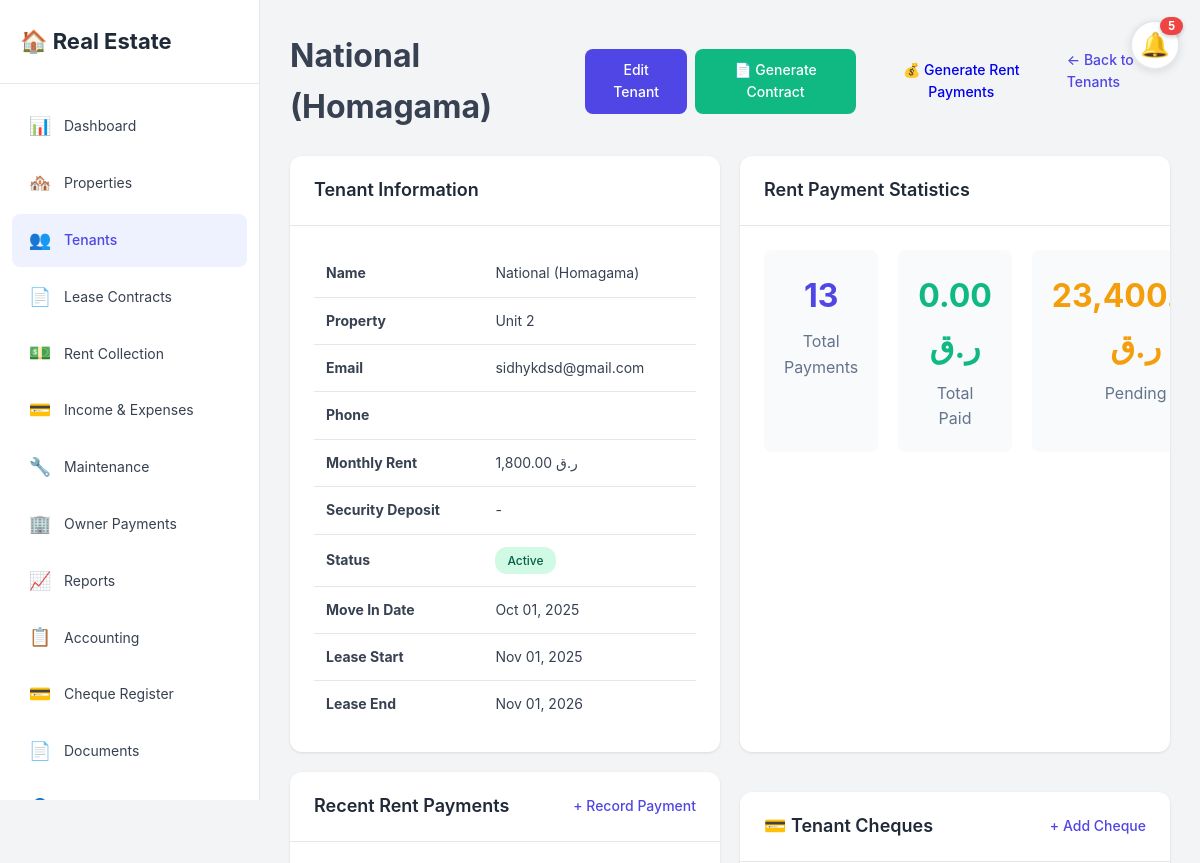
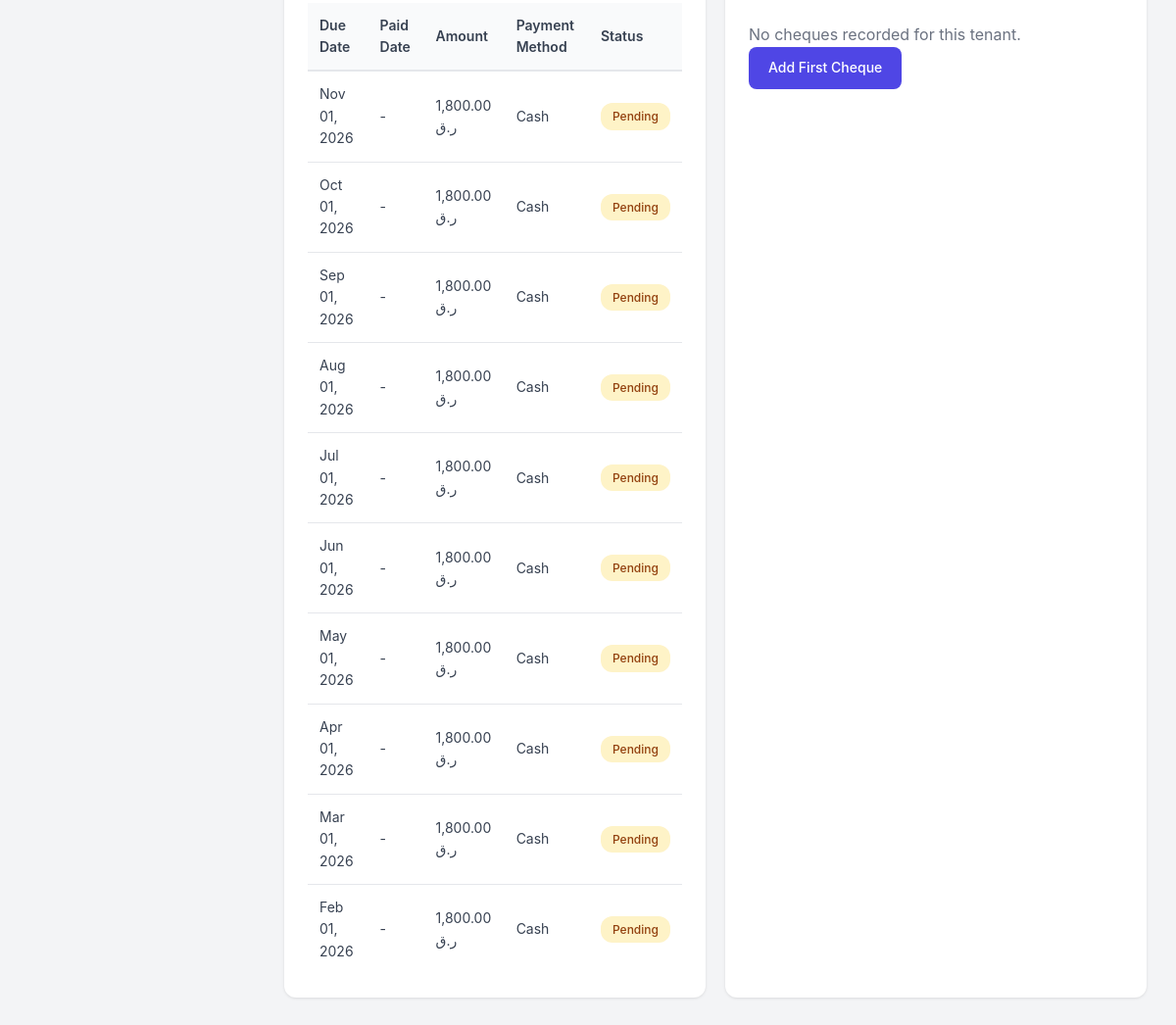
The app's page /tenants/view.php?id=2 (signed in) with its own data (2 pictures, top to bottom).
### tables this page shows
CREATE TABLE `tenants` (
  `id` int(11) NOT NULL,
  `property_id` int(11) DEFAULT NULL,
  `first_name` varchar(100) NOT NULL,
  `last_name` varchar(100) NOT NULL,
  `email` varchar(255) DEFAULT NULL,
  `phone` varchar(20) DEFAULT NULL,
  `alternate_phone` varchar(20) DEFAULT NULL,
  `qatar_id` varchar(20) DEFAULT NULL,
  `move_in_date` date DEFAULT NULL,
  `move_out_date` date DEFAULT NULL,
  `lease_start` date DEFAULT NULL,
  `lease_end` date DEFAULT NULL,
  `monthly_rent` decimal(10,2) NOT NULL,
  `security_deposit` decimal(10,2) DEFAULT NULL,
  `status` enum('Active','Past','Pending') DEFAULT 'Active',
  `emergency_contact_name` varchar(100) DEFAULT NULL,
  `emergency_contact_phone` varchar(20) DEFAULT NULL,
  `notes` text DEFAULT NULL,
  `created_at` timestamp NOT NULL DEFAULT current_timestamp(),
  `updated_at` timestamp NOT NULL DEFAULT current_timestamp() ON UPDATE current_timestamp()
);

CREATE TABLE `properties` (
  `id` int(11) NOT NULL,
  `user_id` int(11) NOT NULL,
  `parent_property_id` int(11) DEFAULT NULL,
  `unit_name` varchar(100) DEFAULT NULL,
  `is_unit` tinyint(1) DEFAULT 0,
  `owner_name` varchar(255) DEFAULT NULL,
  `owner_contact` varchar(255) DEFAULT NULL,
  `owner_email` varchar(255) DEFAULT NULL,
  `owner_phone` varchar(20) DEFAULT NULL,
  `monthly_rent_to_owner` decimal(10,2) DEFAULT 0.00,
  `property_name` varchar(255) NOT NULL,
  `address` varchar(500) NOT NULL,
  `city` varchar(100) NOT NULL,
  `state` varchar(100) DEFAULT NULL,
  `zip_code` varchar(20) DEFAULT NULL,
  `country` varchar(100) DEFAULT 'Qatar',
  `property_type` enum('Apartment','House','Condo','Townhouse','Commercial','Other') NOT NULL,
  `bedrooms` int(11) DEFAULT NULL,
  `bathrooms` decimal(3,1) DEFAULT NULL,
  `square_feet` int(11) DEFAULT NULL,
  `purchase_price` decimal(12,2) DEFAULT NULL,
  `current_value` decimal(12,2) DEFAULT NULL,
  `purchase_date` date DEFAULT NULL,
  `default_rent` decimal(10,2) DEFAULT 0.00,
  `status` enum('Vacant','Occupied','Under Maintenance') DEFAULT 'Vacant',
  `notes` text DEFAULT NULL,
  `created_at` timestamp NOT NULL DEFAULT current_timestamp(),
  `updated_at` timestamp NOT NULL DEFAULT current_timestamp() ON UPDATE current_timestamp()
);

CREATE TABLE `rent_payments` (
  `id` int(11) NOT NULL,
  `tenant_id` int(11) NOT NULL,
  `property_id` int(11) NOT NULL,
  `amount` decimal(10,2) NOT NULL,
  `due_date` date NOT NULL,
  `paid_date` date DEFAULT NULL,
  `cheque_number` varchar(50) DEFAULT NULL,
  `payment_method` enum('Cash','Check','Cheque','Bank Transfer','Credit Card','Online','Other') DEFAULT 'Cash',
  `status` enum('Pending','Paid','Overdue','Partial') DEFAULT 'Pending',
  `reference_number` varchar(100) DEFAULT NULL,
  `notes` text DEFAULT NULL,
  `created_at` timestamp NOT NULL DEFAULT current_timestamp(),
  `updated_at` timestamp NOT NULL DEFAULT current_timestamp() ON UPDATE current_timestamp()
);

### tenants/view.php (the view, shortened to what the rows shown need)
<?php
require_once '../config/config.php';
$conn = getDBConnection();
$user_id = getCurrentUserId();
$tenant_id = intval($_GET['id']);
$tenant = $conn->query("SELECT t.*, p.property_name, p.address
    FROM tenants t
    INNER JOIN properties p ON t.property_id = p.id
    WHERE t.id = $tenant_id AND p.user_id = $user_id")->fetch_assoc();
$rent_payments = $conn->query("SELECT * FROM rent_payments WHERE tenant_id = $tenant_id ORDER BY due_date DESC LIMIT 10");
$check_cheque_table = $conn->query("SHOW TABLES LIKE 'tenant_cheques'");
$has_cheque_table = $check_cheque_table->num_rows > 0;
$tenant_cheques = null;
if ($has_cheque_table) {
    $tenant_cheques = $conn->query("SELECT tc.* FROM tenant_cheques tc
        WHERE tc.tenant_id = $tenant_id
        ORDER BY tc.deposit_date ASC, tc.cheque_date ASC");
}
include '../includes/header.php';
?>
<div class="page-actions">
    <h1><?php echo htmlspecialchars($tenant['first_name'] . ' ' . $tenant['last_name']); ?></h1>
    <div style="display: flex; gap: 8px;">
        <a href="edit.php?id=<?php echo $tenant['id']; ?>" class="btn btn-primary">Edit Tenant</a>
        <a href="../contracts/index.php?tenant_id=<?php echo $tenant['id']; ?>" class="btn btn-success">📄 Generate Contract</a>
        <?php if ($tenant['status'] == 'Active' && !empty($tenant['lease_start'])): ?>
            <a href="?id=<?php echo $tenant['id']; ?>&generate_rent=1" class="btn btn-info" onclick="return confirm('This will generate rent payments for all months from lease start<?php echo !empty($tenant['lease_end']) ? ' to lease end' : ' (up to 12 months from now)'; ?>, including past months. Continue?');">💰 Generate Rent Payments</a>
        <?php endif; ?>
        <a href="index.php" class="btn-link">← Back to Tenants</a>
    </div>
</div>
<div class="dashboard-grid">
    <div class="content-card">
        <div class="card-header">
            <h2>Tenant Information</h2>
        </div>
        <div class="card-body">
            <table class="data-table">
                <tr>
                    <td><strong>Name</strong></td>
                    <td><?php echo htmlspecialchars($tenant['first_name'] . ' ' . $tenant['last_name']); ?></td>
                </tr>
                <tr>
                    <td><strong>Property</strong></td>
                    <td><?php echo htmlspecialchars($tenant['property_name']); ?></td>
                </tr>
                <tr>
                    <td><strong>Email</strong></td>
                    <td><?php echo htmlspecialchars($tenant['email'] ?? '-'); ?></td>
                </tr>
                <tr>
                    <td><strong>Monthly Rent</strong></td>
                    <td><?php echo formatCurrency($tenant['monthly_rent']); ?></td>
                </tr>
                <tr>
                    <td>
                        <span class="badge badge-<?php echo $tenant['status'] == 'Active' ? 'success' : 'info'; ?>">
                            <?php echo htmlspecialchars($tenant['status']); ?>
                        </span>
                    </td>
                </tr>
                <tr>
                    <td><strong>Move In Date</strong></td>
                    <td><?php echo formatDate($tenant['move_in_date'] ?? ''); ?></td>
                </tr>
                <tr>
                    <td><strong>Lease Start</strong></td>
                    <td><?php echo formatDate($tenant['lease_start'] ?? ''); ?></td>
                </tr>
                <tr>
                    <td><strong>Lease End</strong></td>
                    <td><?php echo formatDate($tenant['lease_end'] ?? ''); ?></td>
                </tr>
            </table>
        </div>
    </div>
    <div class="content-card">
        <div class="card-header">
            <h2>Rent Payment Statistics</h2>
        </div>
    </div>
    <div class="content-card">
        <div class="card-header">
            <h2>Recent Rent Payments</h2>
        </div>
        <div class="card-body">
            <?php if ($rent_payments && $rent_payments->num_rows > 0): ?>
                <div class="table-responsive">
                    <table class="data-table">
                        <thead>
                            <tr>
                                <th>Due Date</th>
                                <th>Paid Date</th>
                                <th>Amount</th>
                                <th>Payment Method</th>
                                <th>Status</th>
                            </tr>
                        </thead>
                        <tbody>
                            <?php
                            $rent_payments->data_seek(0);
                            while ($payment = $rent_payments->fetch_assoc()): ?>
                                <tr>
                                    <td><?php echo formatDate($payment['due_date']); ?></td>
                                    <td><?php echo $payment['paid_date'] ? formatDate($payment['paid_date']) : '-'; ?></td>
                                    <td><?php echo formatCurrency($payment['amount']); ?></td>
                                    <td><?php echo htmlspecialchars($payment['payment_method'] ?? '-'); ?></td>
                                    <td>
                                        <span class="badge badge-<?php echo $payment['status'] == 'Paid' ? 'success' : ($payment['status'] == 'Overdue' ? 'danger' : 'warning'); ?>">
                                            <?php echo htmlspecialchars($payment['status']); ?>
                                        </span>
                                    </td>
                                </tr>
                            <?php endwhile; ?>
                        </tbody>
                    </table>
                </div>
            <?php else: ?>
                <p class="text-muted">No rent payments recorded.</p>
            <?php endif; ?>
        </div>
    </div>
    <?php if ($has_cheque_table && $tenant_cheques): ?>
    <div class="content-card mt-20">
        <div class="card-header">
            <h2>💳 Tenant Cheques</h2>
        </div>
    </div>
    <?php endif; ?>
</div>
<?php include '../includes/footer.php'; ?>

### records on screen
tenants: first_name+last_name "National (Homagama)", property.property_name "Unit 2", email "sidhykdsd@gmail.com", monthly_rent "1,800.00 ر.ق", status "Active", move_in_date "Oct 01, 2025", lease_start "Nov 01, 2025", lease_end "Nov 01, 2026"
rent_payments: due_date "Nov 01, 2026", amount "1,800.00 ر.ق", payment_method "Cash", status "Pending"
rent_payments: due_date "Oct 01, 2026", amount "1,800.00 ر.ق", payment_method "Cash", status "Pending"
rent_payments: due_date "Sep 01, 2026", amount "1,800.00 ر.ق", payment_method "Cash", status "Pending"
rent_payments: due_date "Aug 01, 2026", amount "1,800.00 ر.ق", payment_method "Cash", status "Pending"
rent_payments: due_date "Jul 01, 2026", amount "1,800.00 ر.ق", payment_method "Cash", status "Pending"
rent_payments: due_date "Jun 01, 2026", amount "1,800.00 ر.ق", payment_method "Cash", status "Pending"
rent_payments: due_date "May 01, 2026", amount "1,800.00 ر.ق", payment_method "Cash", status "Pending"
rent_payments: due_date "Apr 01, 2026", amount "1,800.00 ر.ق", payment_method "Cash", status "Pending"
rent_payments: due_date "Mar 01, 2026", amount "1,800.00 ر.ق", payment_method "Cash", status "Pending"
rent_payments: due_date "Feb 01, 2026", amount "1,800.00 ر.ق", payment_method "Cash", status "Pending"

### other values on screen
$notification_count "5"
$rent_stats['total_payments'] "13"
formatCurrency($rent_stats['total_paid'] ?? 0) "0.00 ر.ق"
